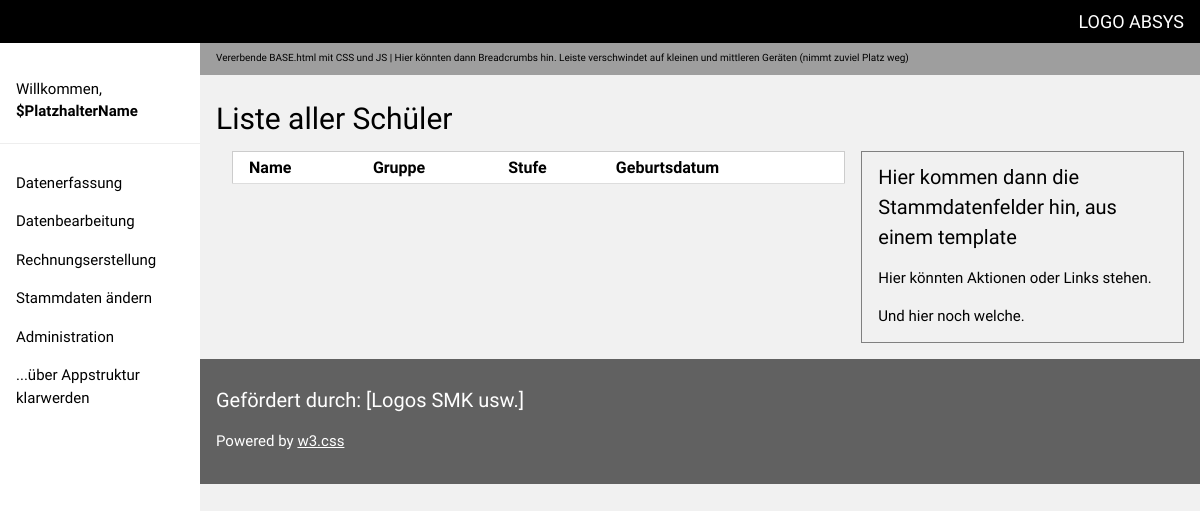
The app's page /stammdaten/schueler/, older data.
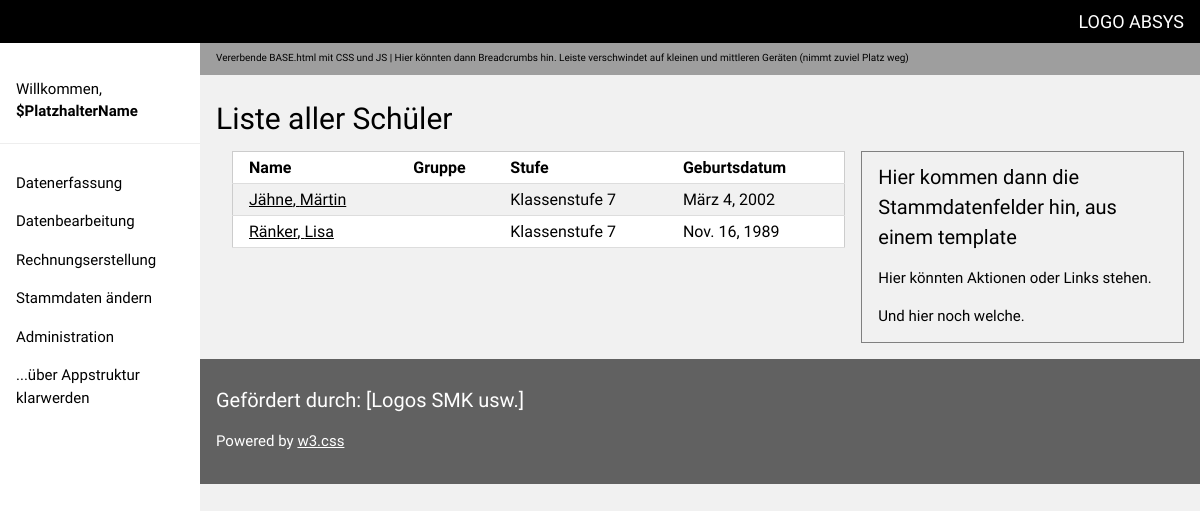
The same page, newer data.
### stammdaten/models.py (models this page shows, shortened)
class Schueler(models.Model):
    nachname = models.CharField(max_length=200)
    vorname = models.CharField(max_length=200)
    geburtsdatum = models.DateField()
    bemerkungen = models.TextField(max_length=10000)
    pers_pflegesatz = models.DecimalField(max_digits=4, decimal_places=2, blank=True)
    buchungsnummer = models.CharField(max_length=30, blank=True, null=True, default="")
    stufe = models.ForeignKey(Stufe, on_delete=models.CASCADE, default="")
    erstellungsdatum = models.DateTimeField(default=datetime.now, editable=False)
    class Meta:
      verbose_name_plural="Schueler"
      verbose_name="Schueler"
      managed=True

class Stufe(models.Model):
    stufenname = models.CharField(max_length=400, default="")
    bemerkungen = models.CharField(max_length=200)
    erstellungsdatum = models.DateTimeField(default=datetime.now, editable=False)
    class Meta:
      verbose_name_plural="Stufen"
      verbose_name="Stufe"
      managed=True
    def __unicode__(self):
        return self.stufenname

### stammdaten/views.py (the view)
# urls.py: url(r'^', SchuelerList.as_view()),
class SchuelerList(ListView):
    model = Schueler

### stammdaten/templates/stammdaten/schueler_list.html
{% extends 'base/base.html' %}
{% block content %}
<h2>Liste aller Schüler</h2>
<div class="w3-container w3-twothird">
    <table class="w3-table-all w3-responsive w3-hoverable ">
        <tr>
            <th align="left">Name</th>
            <th align="left">Gruppe</th>
            <th align="left">Stufe</th>
            <th align="left">Geburtsdatum</th>
        </tr>
            {% for schueler in object_list %}
                <tr>
                    <td> <a href="#"> {{ schueler.nachname }}, {{schueler.vorname }}</a> </td>
                    <td> <a href="#"> {{ schueler.gruppe }} </td>
                    <td> {{ schueler.stufe }} </td>
                    <td> {{ schueler.geburtsdatum }} </td>
                </tr>
            {% endfor %}
    </table>
</div>
<div class="w3-container w3-rest" style="border-style:solid; border-width:0.5px; border-color:grey">
    <h4>Hier kommen dann die Stammdatenfelder hin, aus einem template </h4>
    <p>Hier könnten Aktionen oder Links stehen.</p>
    <p>Und hier noch welche.</p>
</div>
{% endblock %}

Row changes from the older to the newer data that the page shows:
added Schueler: nachname "Jähne", vorname "Märtin", stufe "Klassenstufe 7", geburtsdatum "März 4, 2002"
added Schueler: nachname "Ränker", vorname "Lisa", stufe "Klassenstufe 7", geburtsdatum "Nov. 16, 1989"
